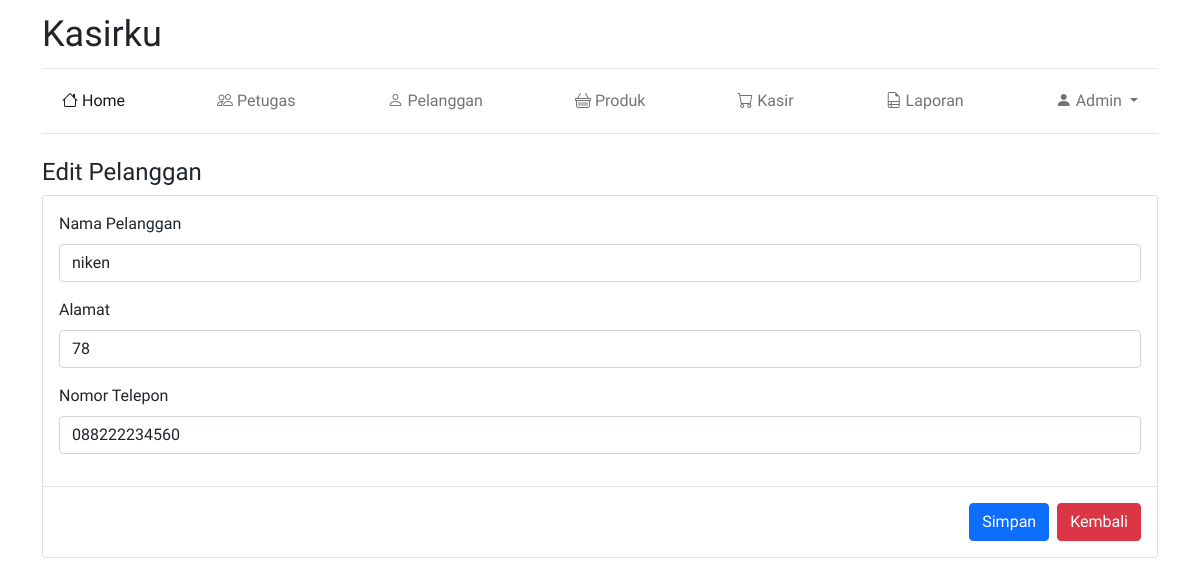
Screenshot of /edit_pelanggan.php?id=11 (signed in) with the database file from the repository.
### tables this page shows
CREATE TABLE `pelanggan` (
  `pelanggan_id` int(11) NOT NULL,
  `nama_pelanggan` varchar(255) NOT NULL,
  `alamat` text NOT NULL,
  `nomor_telepon` varchar(15) NOT NULL
);

### edit_pelanggan.php (the view, shortened to what this page needs)
<?php
include('koneksi.php');
if(strlen($_SESSION['alogin'])==0)
{
header('location:login.php');
}
else{
?>
<!doctype html>
<html lang="en">
<head>
    <link rel="stylesheet" href="https://cdnjs.cloudflare.com/ajax/libs/twitter-bootstrap/5.0.1/css/bootstrap.min.css">
    <link rel="stylesheet" href="https://cdn.datatables.net/1.11.3/css/dataTables.bootstrap5.min.css">
    <link rel="stylesheet" href="https://cdn.jsdelivr.net/npm/bootstrap-icons@1.6.0/font/bootstrap-icons.css">
    <link href="assets/css/blog.css" rel="stylesheet">
</head>
<body>
    <div class="container">
        <header class="blog-header py-3">
            <div class="row flex-nowrap justify-content-between align-items-center">
                <div class="col-8">
                    <a class="blog-header-logo text-dark" href="#">Kasirku</a>
                </div>
            </div>
        </header>
        <div class="py-1 mb-4 border-bottom">
            <nav class="navbar navbar-expand-lg navbar-light bg-default">
                <div class="container-fluid">
                    <div class="collapse navbar-collapse" id="navbarNavAltMarkup">
                        <div class="navbar-nav">
                            <a class="p-2 nav-link active" href="index.php"><i class="bi bi-house"></i> Home</a>
                            <a class="p-2 nav-link" href="petugas.php"><i class="bi bi-people"></i> Petugas</a>
                            <a class="p-2 nav-link" href="pelanggan.php"><i class="bi bi-person"></i> Pelanggan</a>
                            <a class="p-2 nav-link" href="produk.php"><i class="bi bi-basket"></i> Produk</a>
                            <a class="p-2 nav-link" href="penjualan.php"><i class="bi bi-cart"></i> Kasir</a>
                            <a class="p-2 nav-link" href="laporan.php"><i class="bi bi-file-earmark-ruled"></i> Laporan</a>
                            <div class="nav-item dropdown">
                                <a class="nav-link dropdown-toggle" href="#" id="navbarDropdownMenuLink" role="button" data-bs-toggle="dropdown" aria-expanded="false">
                                    <i class="bi bi-person-fill"></i> Admin
                                </a>
                            </div>
                        </div>
                    </div>
                </div>
            </nav>
        </div>
    </div>
    <main class="container">
        <div class="row g-5 mb-4">
            <div class="col-md-12">
                <h4>Edit Pelanggan</h4>
                <?php
                $id = $_GET['id'];
                $sql = "SELECT * FROM pelanggan WHERE pelanggan_id = '$id'";
                $query = mysqli_query($koneksidb, $sql);
                $result = mysqli_fetch_array($query);
                ?>
                <div class="card mt-2">
                    <div class="card-body">
                        <form method="post" action="proses_edit_pelanggan.php">
                            <div class="mb-3">
                                <label class="form-label">Nama Pelanggan</label>
                                <input type="text" name="nama" class="form-control" id="barang" value="<?php echo $result['nama_pelanggan']; ?>" required>
                            </div>
                            <div class="mb-3">
                                <label class="form-label">Alamat</label>
                                <input type="text" name="alamat" class="form-control" id="alamat" value="<?php echo $result['alamat']; ?>" required>
                            </div>
                            <div class="mb-3">
                                <label class="form-label">Nomor Telepon</label>
                                <input type="text" name="nomer" class="form-control" id="nomer" value="<?php echo $result['nomor_telepon']; ?>" required>
                            </div>
                    </div>
                    <div class="modal-footer">
                        <button type="submit" class="btn btn-primary">Simpan</button>
                        <a href="pelanggan.php" class="btn btn-danger">Kembali</a>
                    </div>
                </div>
            </div>
        </div>
    </main>
</body>
</html>
<?php } ?>

### assets/css/blog.css (style rules this page uses)
body { font-family: 'Abel', sans-serif; }
.blog-header { line-height: 1; border-bottom: 1px solid #e5e5e5; }
.blog-header-logo { font-size: 2.25rem; text-decoration: none; }
.navbar-nav { width: 100%; flex: auto; justify-content: space-between; }

### rows the page displays
pelanggan: nama "niken", alamat "78", nomer "088222234560"
